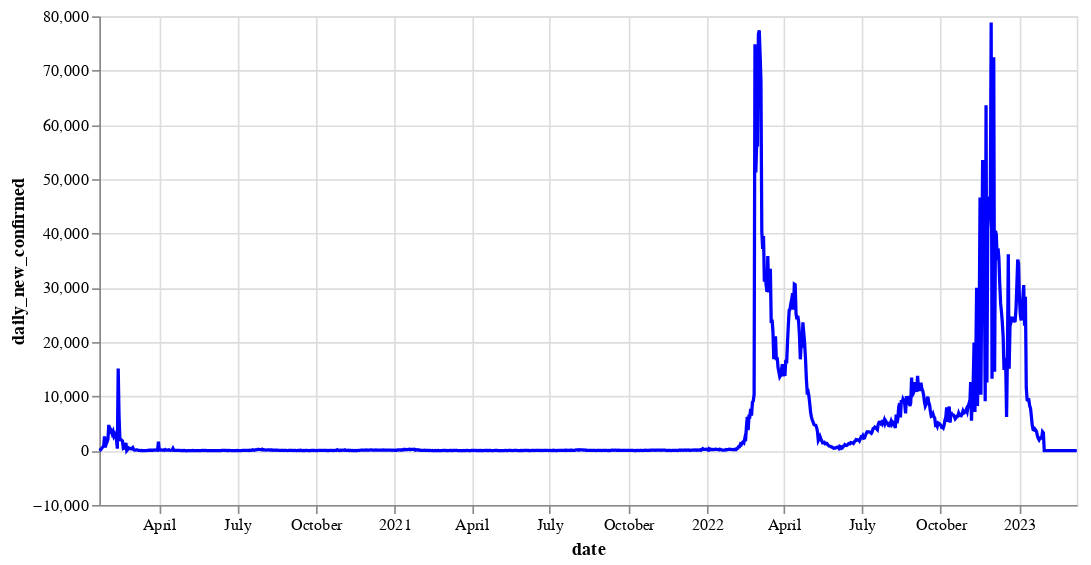

Source (notebook cell):
### Code cell
#Plot Altair 3: per country time series chart for daily new cases (Im not using this at my webapp, only for example)
#this example using US_ts from previous function

source = US_ts

base = alt.Chart(source).encode(x='date:T')

line=  base.mark_line(color='blue').encode(
    y='daily_new_confirmed:Q', tooltip=['yearmonthdate(date)','daily_new_confirmed']
).properties(width=600)

line

### Figure 1 — Vega-Lite specification as saved in the notebook (floating-point values rounded to 4 significant figures; data arrays with more than 128 entries replaced by an {"elided": "..."} marker saying what was removed)
{"config": {"view": {"continuousWidth": 300, "continuousHeight": 300}}, "data": {"name": "data-611cc7026614b13f40d534ec20ad0828"}, "mark": {"type": "line", "color": "blue"}, "encoding": {"tooltip": [{"field": "date", "timeUnit": "yearmonthdate", "type": "temporal"}, {"field": "daily_new_confirmed", "type": "quantitative"}], "x": {"field": "date", "type": "temporal"}, "y": {"field": "daily_new_confirmed", "type": "quantitative"}}, "width": 600, "$schema": "https://vega.github.io/schema/vega-lite/v5.16.3.json", "datasets": {"data-611cc7026614b13f40d534ec20ad0828": {"elided": "1143 records"}}}
